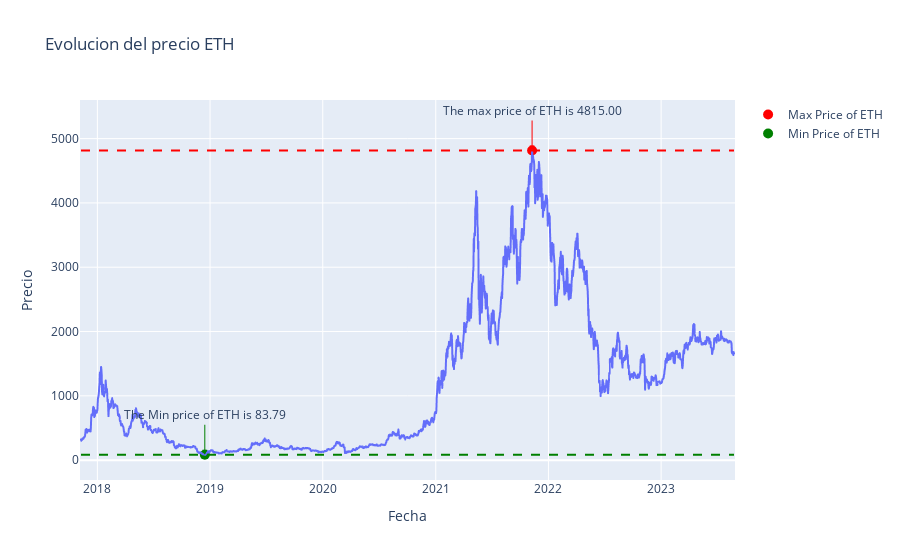

Source (notebook cell):
### Code cell
evolucion_precio("ETH")

### Figure 1 — Plotly figure (JSON) as saved in the notebook; plotly's stock layout.template omitted (floating-point values rounded to 4 significant figures; data arrays with more than 128 entries replaced by an {"elided": "..."} marker saying what was removed)
{"data": [{"hovertemplate": "date_column=%{x}<br>Price=%{y}<extra></extra>", "legendgroup": "", "line": {"color": "#636efa", "dash": "solid"}, "marker": {"symbol": "circle"}, "mode": "lines", "name": "", "showlegend": false, "type": "scattergl", "x": {"elided": "2114 str values"}, "xaxis": "x", "y": {"elided": "2114 float values"}, "yaxis": "y"}, {"marker": {"color": "red", "size": 10}, "mode": "markers", "name": "Max Price of ETH", "type": "scatter", "x": ["2021-11-09"], "y": [4815]}, {"marker": {"color": "green", "size": 10}, "mode": "markers", "name": "Min Price of ETH", "type": "scatter", "x": ["2018-12-15"], "y": [83.79]}], "layout": {"annotations": [{"arrowcolor": "red", "arrowhead": 2, "ax": 0, "ay": -40, "showarrow": true, "text": "The max price of ETH is 4815.00", "x": "2021-11-09", "y": 4815}, {"arrowcolor": "green", "arrowhead": 2, "ax": 0, "ay": -40, "showarrow": true, "text": "The Min price of ETH is 83.79", "x": "2018-12-15", "y": 83.79}], "legend": {"tracegroupgap": 0}, "shapes": [{"line": {"color": "red", "dash": "dash", "width": 2}, "type": "line", "x0": "2017-11-09", "x1": "2023-08-25", "y0": 4815, "y1": 4815}, {"line": {"color": "green", "dash": "dash", "width": 2}, "type": "line", "x0": "2017-11-09", "x1": "2023-08-25", "y0": 83.79, "y1": 83.79}], "title": {"text": "Evolucion del precio ETH"}, "xaxis": {"anchor": "y", "domain": [0, 1], "title": {"text": "Fecha"}}, "yaxis": {"anchor": "x", "domain": [0, 1], "title": {"text": "Precio"}}}}
